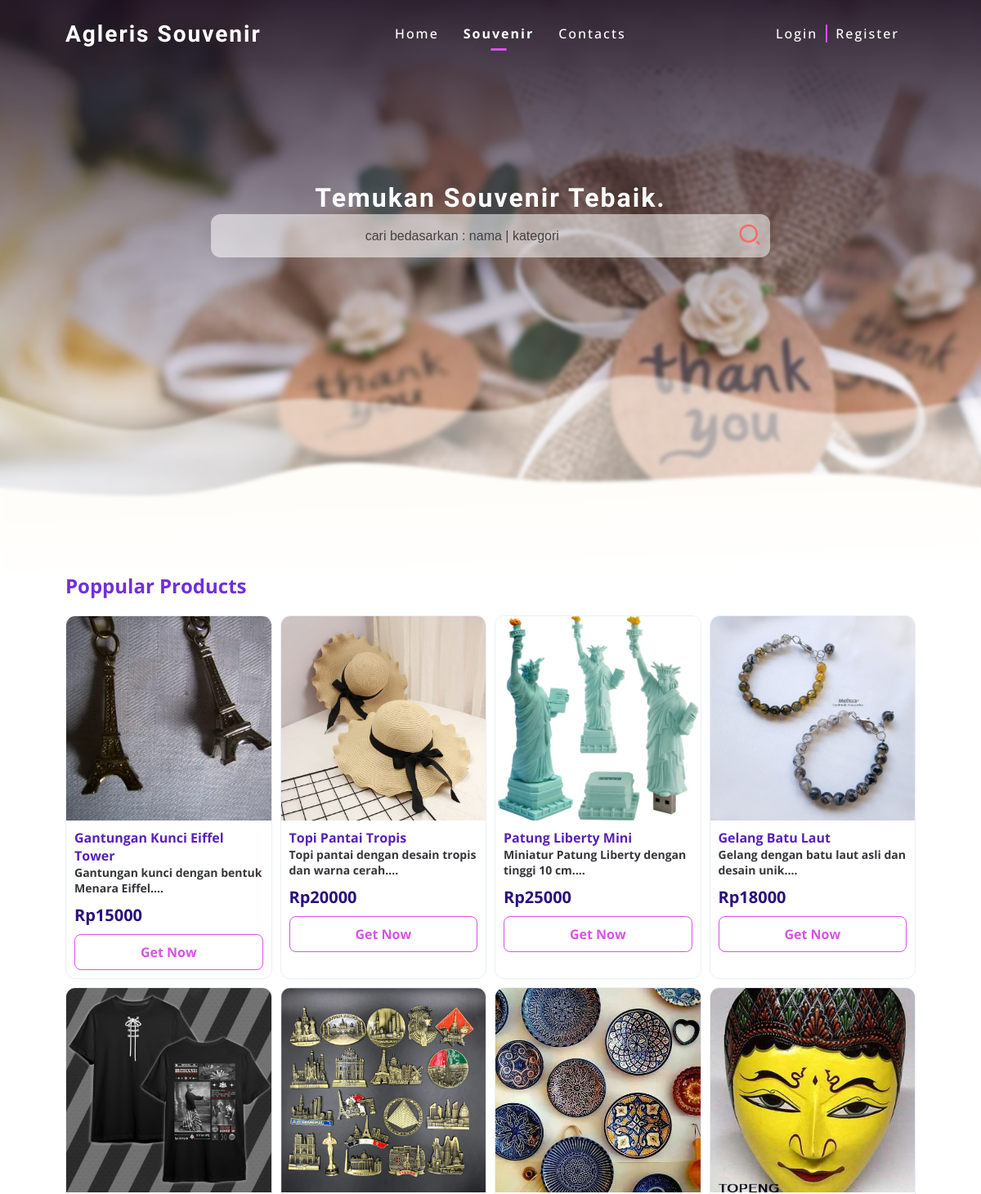
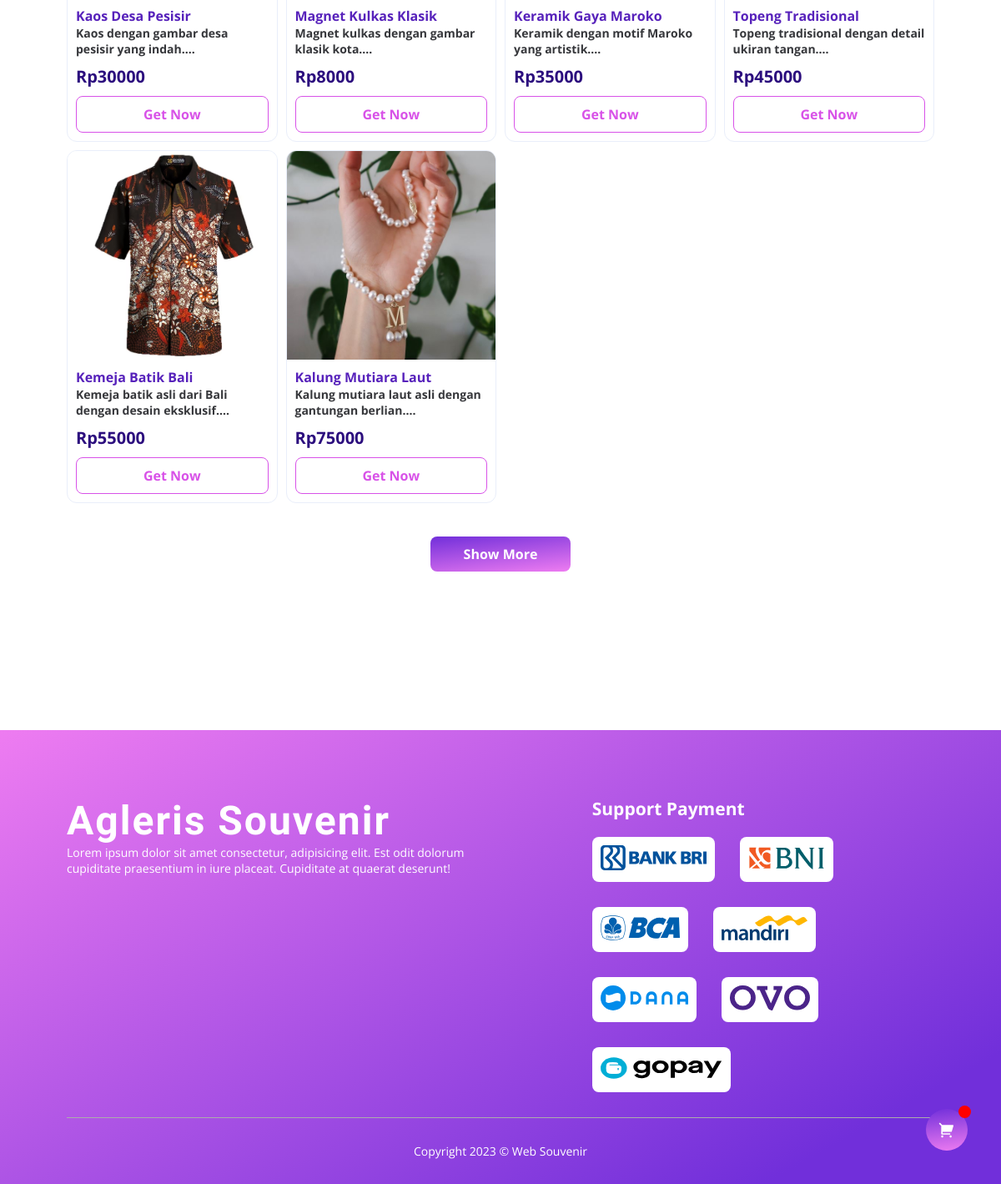
Page /souvenir on the committed database (2 pictures, top to bottom).
### tables this page shows
CREATE TABLE
    `souvenirs` (
        `id` int(11) NOT NULL,
        `name` varchar(255) NOT NULL,
        `description` text NOT NULL,
        `unit` bigint(20) NOT NULL,
        `price` double NOT NULL,
        `picture_path` text NOT NULL,
        `created_at` timestamp NOT NULL DEFAULT current_timestamp(),
        `updated_at` timestamp NOT NULL DEFAULT current_timestamp()
    );

### view/user/souvenir/souvenir.php (the view, shortened to what this page needs)
<?php
$sql = "SELECT * FROM souvenirs";
$result = $conn->query($sql);
?>
<section>
    <h2 class="title-section">Poppular Products</h2>
    <div class="grid-poppular-product">
        <?php if ($result->num_rows > 0) : ?>
        <?php while ($row = $result->fetch_assoc()) : ?>
        <div class="card">
            <div class="card-body">
                <img src="<?= $base_url . 'images/souvenir/' . $row['picture_path'] ?>" alt="" />
            </div>
            <div class="card-footer">
                <div>
                    <div class="card-title"><?= $row["name"] ?></div>
                    <div class="card-desc">
                        <?= substr($row["description"], 0, 80) . '...' ?>
                    </div>
                </div>
                <div class="card-price">Rp<?= $row['price'] ?></div>
                <a class="card-button" href="<?= $base_url ?>souvenir/detail/<?= $row['id'] ?>">Get Now</a>
            </div>
        </div>
        <?php endwhile; ?>
        <?php endif; ?>
    </div>
    <div class="button-container">
        <a class="btn btn-primary" href="souvenir.html">Show More</a>
    </div>
</section>

### view/user/assets/css/global.css (style rules this page uses)
* { margin: 0; padding: 0; box-sizing: border-box; color: var(--dark-color); }
:root { --color-primary-100: #ebd5fd; --color-primary-200: #d4acfb; --color-primary-300: #b681f3; --color-primary-400: #9a5fe8; --color-primary-500: #712fda; --color-primary-600: #5722bb; --color-primary-700: #40179c; --color-primary-800: #2c0e7e; --color-primary-900: #1e0968; --color-success-100: #fdddf6; --color-success-200: #fcbbf3; --color-success-300: #f897f2; --color-success-400: #ee7cf1; --color-success-500: #d852e8; --color-success-600: #ad3bc7; --color-success-700: #8529a7; --color-success-800: #601a86; --color-success-900: #460f6f; --color-info-100: #e9eefa; --color-info-200: #d4ddf6; --color-info-300: #b6c1e5; --color-info-400: #97a2cc; --color-info-500: #707baa; --color-info-600: #515c92; --color-info-700: #38427a; --color-info-800: #232b62; --color-info-900: #151c51; --color-warning-100: #fcfffe; --color-warning-200: #fafffe; --color-warning-300: #f8fffe; --color-warning-400: #f6feff; --color-warning-500: #f4feff; --color-warning-600: #b2d4db; --color-warning-700: #7aa8b7; --color-warning-800: #4d7c93; --color-warning-900: #2e5a7a; --color-danger-100: #fed2d6; --color-danger-200: #fea6b7; --color-danger-300: #fd79a0; --color-danger-400: #fb5799; --color-danger-500: #f9218d; --color-danger-600: #d6188a; --color-danger-700: #b31082; --color-danger-800: #900a75; --color-danger-900: #77066c; }
.primary-font { font-family: "Open Sans", sans-serif; }
.grid-poppular-product { width: 100%; display: grid; margin-top: 20px; grid-template-columns: auto auto auto auto; grid-template-rows: auto auto; justify-content: space-between; grid-gap: 10px; grid-auto-flow: row; }
.card { width: 100%; border: 1px solid var(--color-info-100); border-radius: 12px; overflow: hidden; }
.card .card-body { overflow: hidden; height: 250px; }
.card .card-body img { width: 100%; height: 100%; object-fit: cover; object-position: center; }
.card .card-footer { padding: 10px; display: flex; flex-direction: column; gap: 10px; }
.card .card-title { font-size: 16px; font-weight: bold; color: var(--color-primary-600); }
.card .card-desc { font-size: 14px; font-weight: bold; color: #36373b; }
.card .card-price { font-size: 20px; font-weight: bold; color: var(--color-primary-800); }
.card .card-button { font-weight: bold; background-color: white; border: 1px solid var(--color-success-500); text-decoration: none; padding: 10px; border-radius: 8px; text-align: center; width: 100%; color: var(--color-success-500); }
.title-section { color: var(--color-primary-500); }
.button-container { margin: 50px auto; text-align: center; }
.btn { padding: 10px 40px; text-decoration: none; border-radius: 8px; }
.btn.btn-primary { background: rgb(113, 47, 218); background: linear-gradient( 173deg, rgba(113, 47, 218, 1) 0%, rgba(238, 124, 241, 1) 100% ); color: white; }
.btn-primary { font-weight: bold; background: rgb(113, 47, 218); background: linear-gradient( 173deg, rgba(113, 47, 218, 1) 0%, rgba(238, 124, 241, 1) 100% ); text-decoration: none; padding: 10px 40px; border-radius: 8px; text-align: center; width: 100%; color: white; cursor: pointer; }

### rows in the picture
souvenirs: picture_path (picture), name "Gantungan Kunci Eiffel Tower", description "Gantungan kunci dengan bentuk Menara Eiffel.", price "15000"
souvenirs: picture_path (picture), name "Topi Pantai Tropis", description "Topi pantai dengan desain tropis dan warna cerah.", price "20000"
souvenirs: picture_path (picture), name "Patung Liberty Mini", description "Miniatur Patung Liberty dengan tinggi 10 cm.", price "25000"
souvenirs: picture_path (picture), name "Gelang Batu Laut", description "Gelang dengan batu laut asli dan desain unik.", price "18000"
souvenirs: picture_path (picture), name "Kaos Desa Pesisir", description "Kaos dengan gambar desa pesisir yang indah.", price "30000"
souvenirs: picture_path (picture), name "Magnet Kulkas Klasik", description "Magnet kulkas dengan gambar klasik kota.", price "8000"
souvenirs: picture_path (picture), name "Keramik Gaya Maroko", description "Keramik dengan motif Maroko yang artistik.", price "35000"
souvenirs: picture_path (picture), name "Topeng Tradisional", description "Topeng tradisional dengan detail ukiran tangan.", price "45000"
souvenirs: picture_path (picture), name "Kemeja Batik Bali", description "Kemeja batik asli dari Bali dengan desain eksklusif.", price "55000"
souvenirs: picture_path (picture), name "Kalung Mutiara Laut", description "Kalung mutiara laut asli dengan gantungan berlian.", price "75000"

### other values in the picture
$hero_text_h1 "Temukan Souvenir Tebaik."
